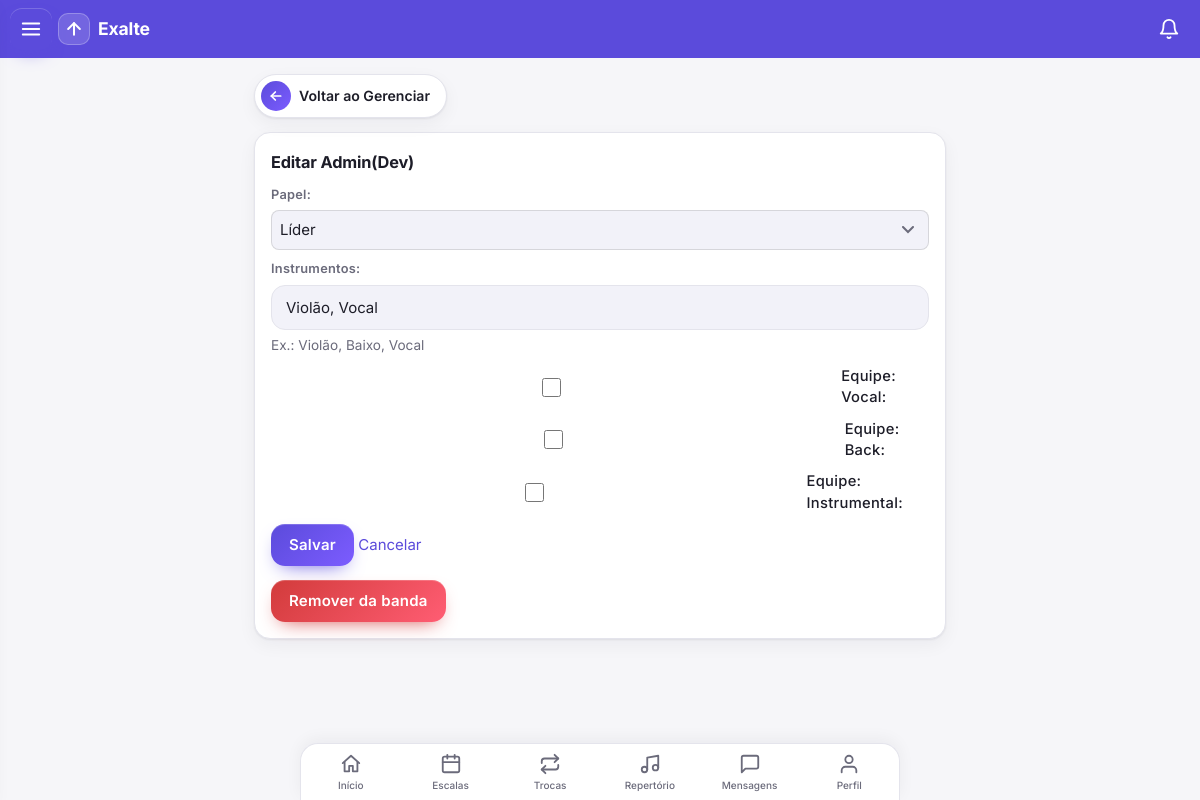
Page /membros/1/editar/ (signed in) on the committed database.
### core/models.py (models this page shows, shortened)
class Membro(models.Model):
    PAPEIS = [("lider", "Líder"), ("membro", "Membro")]
    user = models.ForeignKey(settings.AUTH_USER_MODEL, on_delete=models.CASCADE, related_name="membros")
    banda = models.ForeignKey(Banda, on_delete=models.CASCADE, related_name="membros")
    papel = models.CharField(max_length=10, choices=PAPEIS, default="membro")
    instrumentos = models.CharField(max_length=200, blank=True, help_text="Ex.: Violão, Baixo, Vocal")
    vocal = models.BooleanField("Equipe: Vocal", default=False)
    back = models.BooleanField("Equipe: Back", default=False)
    instrumental = models.BooleanField("Equipe: Instrumental", default=False)
    class Meta:
        unique_together = ("user", "banda")

### core/views.py (the view, shortened to what this page needs)
# urls.py: path("membros/<int:pk>/editar/", v.membro_editar, name="membro_editar"),
@login_required
def membro_editar(request, pk):
    m = _membro_lider(request, pk)
    form = MembroForm(request.POST or None, instance=m)
    return render(request, "membro_form.html", dict(form=form, m=m))

### core/forms.py
class MembroForm(forms.ModelForm):
    class Meta:
        model = Membro
        fields = ["papel", "instrumentos", "vocal", "back", "instrumental"]

### core/leitura.py (called while the page is built)
def contagens(user):
    bandas = list(Membro.objects.filter(user=user).values_list("banda_id", flat=True))
    if not bandas:
        return {}
    marcas = dict(LeituraMensagens.objects.filter(user=user, banda_id__in=bandas).values_list("banda_id", "ate"))
    agora = timezone.now()
    novas = [LeituraMensagens(user=user, banda_id=b, ate=agora) for b in bandas if b not in marcas]
    if novas:
        LeituraMensagens.objects.bulk_create(novas, ignore_conflicts=True)
        marcas.update({n.banda_id: agora for n in novas})
    return {b: Mensagem.objects.filter(banda_id=b, criado__gt=marcas[b]).exclude(autor=user).count() for b in bandas}

### core/templatetags/menu.py (called while the page is built)
@register.simple_tag(takes_context=True)
def usuario_eh_lider(context):
    u = context["request"].user
    return u.is_authenticated and Membro.objects.filter(user=u, papel="lider").exists()

@register.simple_tag(takes_context=True)
def nao_lidas(context):
    request = context.get("request")
    if request is None or not request.user.is_authenticated:
        return 0
    if not hasattr(request, "_nao_lidas"):
        from core.leitura import contagens
        request._nao_lidas = sum(contagens(request.user).values())
    return request._nao_lidas

### core/views.py (called while the page is built)
def _membro_lider(request, pk):
    return get_object_or_404(Membro, pk=pk, banda__membros__user=request.user, **LIDER)

### core/templates/membro_form.html (shortened to what this page needs)
{% extends "base.html" %}{% block content %}
<a class="voltar" href="{% url 'gerenciar' %}"><span class="seta"><svg class="ic"><use href="#i-back"/></svg></span>Voltar ao Gerenciar</a>
<div class="card fm"><h2>{% if m %}Editar {{ m.user.get_full_name|default:m.user.username }}{% else %}Adicionar membro{% endif %}</h2>
<form method="post">{% csrf_token %}{{ form.as_p }}<button>Salvar</button> <a href="{% url 'membros' %}">Cancelar</a></form>
{% if m %}<form method="post" action="{% url 'membro_excluir' m.pk %}" style="margin-top:14px"
onsubmit="return confirm('Remover da banda? Ele também sai das escalas dos eventos.')">{% csrf_token %}<button class="no">Remover da banda</button></form>{% endif %}</div>
{% endblock %}

### core/templates/base.html (style rules this page uses)
:root { --bg:#f6f6f9;--card:#fff;--tx:#1d1d28;--mut:#6b6b7b;--pri:#5b4bdb;--pri-soft:#ecebfb;--ok:#1a9d5a;--no:#d23b3b;--bd:#e4e4ec;--sh:0 1px 2px #1d1d2812,0 6px 18px #1d1d280d;--pri2:#7c5cff;--field:#f2f2f9;--glow:#5b4bdb40 }
* { box-sizing:border-box;-webkit-tap-highlight-color:transparent }
html { scroll-padding-top:70px }
body { margin:0;font-family:Inter,system-ui,-apple-system,"Segoe UI",Roboto,sans-serif;background:var(--bg);color:var(--tx);line-height:1.45;font-size:15px; padding-bottom:calc(76px + env(safe-area-inset-bottom,0px)) }
a { color:var(--pri);text-decoration:none }
svg.ic { width:22px;height:22px;fill:none;stroke:currentColor;stroke-width:2;stroke-linecap:round;stroke-linejoin:round;flex:none }
h2 { margin:.1em 0 .7em;font-size:1.02rem;font-weight:700;letter-spacing:-.01em }
.card { background:var(--card);border-radius:16px;padding:16px;margin:0 0 14px;box-shadow:var(--sh);border:1px solid var(--bd) }
p { margin:.4em 0 }
button,.btn { font:inherit;font-weight:600;letter-spacing:.015em;min-height:42px;padding:9px 18px;border-radius:14px;border:0;color:#fff;cursor:pointer; background:linear-gradient(135deg,var(--pri),var(--pri2));box-shadow:0 8px 20px -10px var(--pri),inset 0 1px 0 #ffffff30;transition:transform .12s,box-shadow .2s,filter .2s }
button.no { background:linear-gradient(135deg,#d23b3b,#ff5d73);box-shadow:0 8px 20px -10px var(--no),inset 0 1px 0 #ffffff30 }
input:not([type=checkbox]):not([type=radio]):not([type=file]),select,textarea { font:inherit;padding:11px 14px;border-radius:14px;border:1.5px solid var(--bd);background:var(--field);color:var(--tx);max-width:100%;transition:border-color .15s,box-shadow .2s,background .15s }
input::placeholder,textarea::placeholder { color:var(--mut);opacity:.75 }
input[type=checkbox] { width:19px;height:19px;accent-color:var(--pri);vertical-align:middle }
select { appearance:none;-webkit-appearance:none;padding-right:38px;background-repeat:no-repeat;background-position:right 14px center }
.fm p { display:flex;flex-direction:column;gap:6px;margin:0 0 14px }
.fm label { font-size:.8rem;font-weight:600;color:var(--mut);letter-spacing:.02em }
.fm input:not([type=checkbox]):not([type=radio]):not([type=file]),.fm select,.fm textarea { width:100% }
.fm p:has(input[type=checkbox]) { flex-direction:row-reverse;justify-content:flex-end;align-items:center;gap:10px }
.fm p:has(input[type=checkbox]) label { color:var(--tx);font-size:.92rem;font-weight:500 }
.helptext { display:block;font-size:.78rem;color:var(--mut);font-weight:400 }
a.voltar { display:inline-flex;align-items:center;gap:8px;padding:6px 16px 6px 6px;margin:0 0 14px;border-radius:99px;background:var(--card);border:1px solid var(--bd);box-shadow:var(--sh);color:var(--tx);font-weight:600;font-size:.88rem;transition:transform .12s,box-shadow .2s }
a.voltar .seta { width:30px;height:30px;border-radius:50%;display:grid;place-items:center;color:#fff;background:linear-gradient(135deg,var(--pri),var(--pri2)) }
a.voltar .seta svg { width:16px;height:16px;stroke-width:2.6 }

### core/templates/membro_form.html (style rules this page uses)
.fm p { margin:0 0 10px }
.fm input,.fm select { width:100%;padding:8px;border-radius:8px;border:1px solid #8884;font:inherit }
.helptext { display:block;color:var(--mut);font-size:.85rem }

### rows in the picture
Membro: user.get_full_name "Admin(Dev)", papel "Líder", instrumentos "Violão, Vocal"
